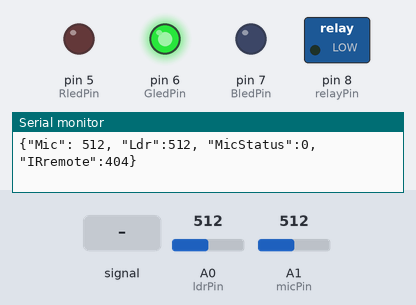
Recording of a sketch running on a simulated Arduino Uno, built with avr-gcc and run on an emulated ATmega328P. Parts: switched loads named in the sketch (green lamp = pin HIGH), output pins drawn as LEDs (lit = HIGH), the last lines printed to the serial monitor. The inputs (shaded band) are chosen by the test bench; at power-on: A0 (ldrPin) = 512, A1 (micPin) = 512.

Above: at 1.2 s.
1.3 s: A1 (micPin) fed a 200 Hz sine of ±81 counts around its level
4.3 s: A0 (ldrPin) set to 486
At 6.1 s:
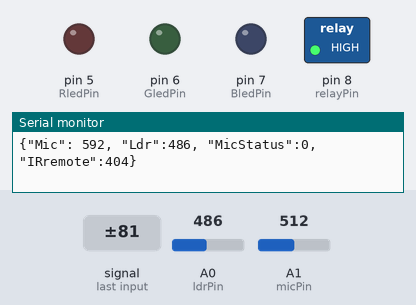
7.3 s: A1 (micPin) set to 0
10.3 s: A0 (ldrPin) set to 510
At 11.0 s:
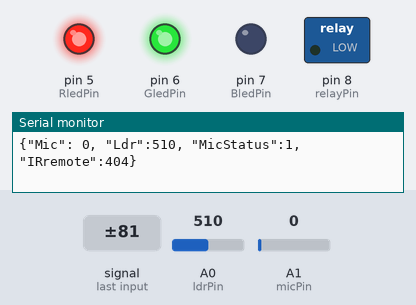
13.3 s: A0 (ldrPin) set to 490
At 14.5 s:
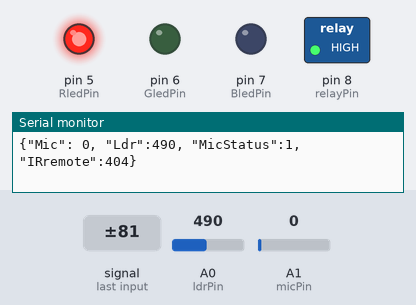
16.3 s: A1 (micPin) set to 8
19.3 s: A1 (micPin) set to 11
Timing chart, 0 to 22.3 s (numbered marks = the images above; inputs shaded):
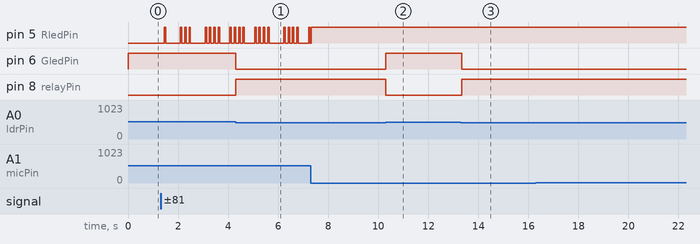

Measured:
- the behaviour switches between 500 and 499 on A0 (ldrPin) (found by bisection; images 0 and 1)
- after the input at 4.3 s, pin 6 (GledPin): HIGH → LOW at once; pin 8 (relayPin): LOW → HIGH at once
- after the input at 10.3 s, pin 6 (GledPin): LOW → HIGH at once; pin 8 (relayPin): HIGH → LOW at once
- after the input at 13.3 s, pin 6 (GledPin): HIGH → LOW at once; pin 8 (relayPin): LOW → HIGH at once

The sketch:

Auto_lamp_onoff_and_ComputerShutdown.ino
```cpp
#include <IRremote.h>

#define IR_RECEIVE_PIN 9
const int ldrPin = A0;
const int micPin = A1;
const int RledPin = 5;
const int GledPin = 6;
const int BledPin = 7;
const int relayPin = 8;
int micstatus = 0;
int Irremote = 0;


void setup ()
{
  Serial.begin(9600);
  IrReceiver.begin(IR_RECEIVE_PIN);
  pinMode (RledPin, OUTPUT) ;
  pinMode (GledPin, OUTPUT) ;
  pinMode (BledPin, OUTPUT) ;
  pinMode (micPin, INPUT) ;
  pinMode(ldrPin, INPUT);
  pinMode(relayPin, OUTPUT);
  digitalWrite(relayPin, HIGH);
}
void loop ()
{
  int ldrValue = analogRead (ldrPin) ;
  int micValue = analogRead (micPin) ;
  if (micValue < 450) {
    micstatus = 1;
  }
  else {
    micstatus = 0;
  }
  if (IrReceiver.decode()) {
    IrReceiver.resume();
    Irremote = IrReceiver.decodedIRData.command;
  } else {
    Irremote = 404;
  }


  //  delay(1000);

  // ------------------------ Operation on MIc value ------------------------
  if (micValue < 450)
  {
    digitalWrite(RledPin, HIGH);

  }
  else
  {
    digitalWrite(RledPin, LOW);
  }
  // ------------------------ Operation on Ldr value ------------------------
  if (ldrValue >= 500) {
    digitalWrite(GledPin, HIGH);
    digitalWrite(relayPin, LOW);

  } else {
    digitalWrite(GledPin, LOW);
    digitalWrite(relayPin, HIGH);
  }
  String newdata = "{\"Mic\": " + String(micValue) + ", \"Ldr\":" + String(ldrValue) + ", \"MicStatus\":" + String(micstatus) + ", \"IRremote\":" + String(Irremote) + "}";
  Serial.println(newdata);
}
```
